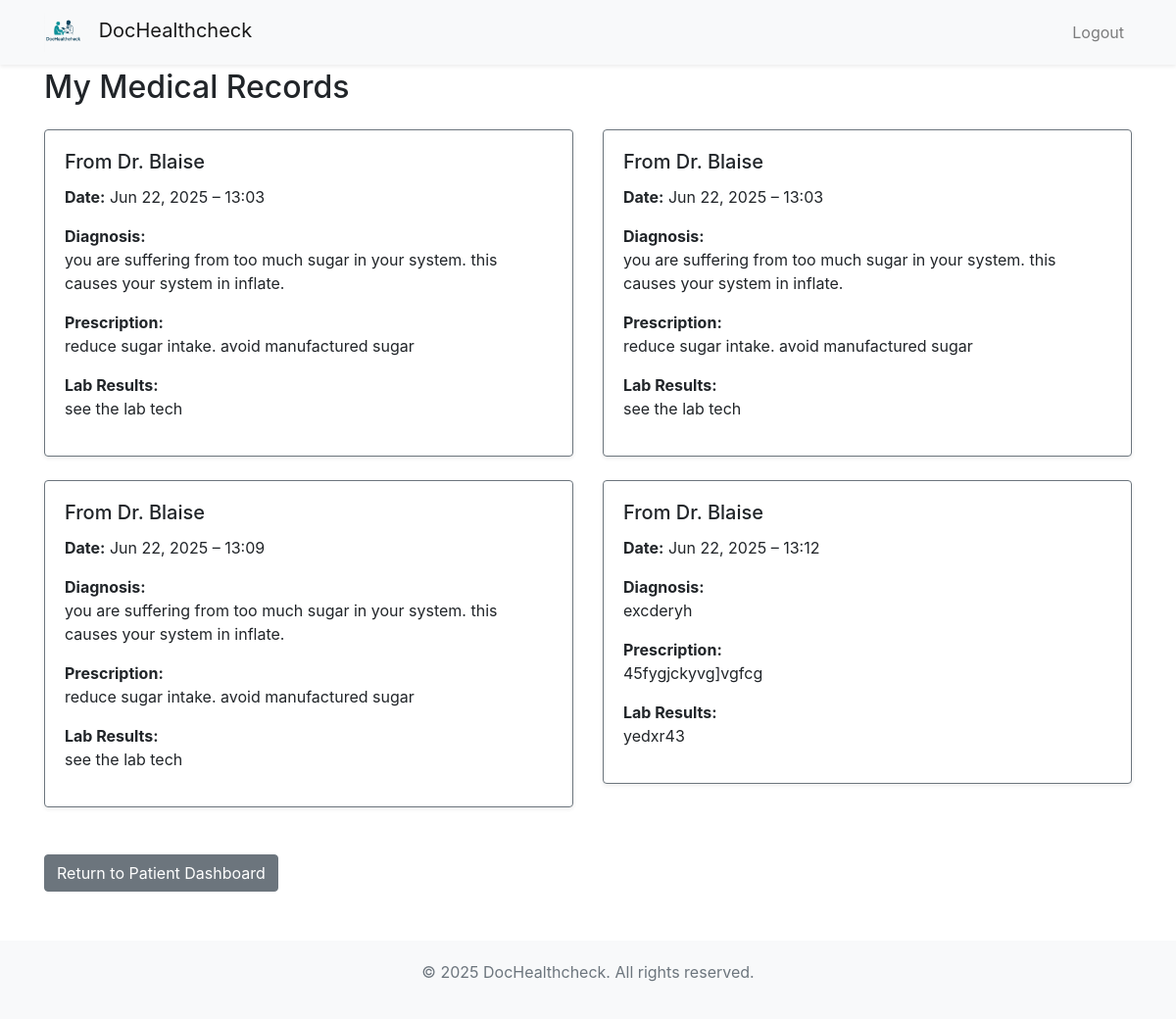
Screenshot of /my-records/ (signed in) with the database file from the repository.
### MHCapp/models.py (models this page shows, shortened)
class MedicalRecord(models.Model):
    patient = models.ForeignKey(Patient, on_delete=models.CASCADE)
    doctor = models.ForeignKey(Doctor, on_delete=models.CASCADE)
    diagnosis = models.TextField()
    prescription = models.TextField()
    lab_results = models.TextField()
    created_at = models.DateTimeField(auto_now_add=True)
    class Meta:
        permissions = [
            ("can_add_record", "Can add medical record"),
            ("can_view_record", "Can view medical record"),
        ]

class Doctor(models.Model):
    user = models.OneToOneField(User, on_delete=models.CASCADE)
    specialization = models.CharField(max_length=100)

class User(AbstractUser):
    is_patient = models.BooleanField(default=False)
    is_doctor = models.BooleanField(default=False)

### MHCapp/views.py (the view)
# urls.py: path('my-records/', views.patient_medical_records, name='patient_medical_records'),  # Patient view
@login_required
def patient_medical_records(request):
    if not request.user.is_patient:
        return redirect('home')
    patient = get_object_or_404(Patient, user=request.user)
    records = MedicalRecord.objects.filter(patient=patient)
    return render(request, 'MHCapp/my_records.html', {'records': records})

### MHCapp/templates/MHCapp/my_records.html
{% extends 'MHCapp/base.html' %}
{% block content %}
{% load widget_tweaks %}
<h2 class="mb-4">My Medical Records</h2>
{% if records %}
  <div class="row">
    {% for record in records %}
      <div class="col-md-6 mb-4">
        <div class="card border-secondary shadow-sm">
          <div class="card-body">
            <h5 class="card-title">From Dr. {{ record.doctor.user.username|capfirst }}</h5>
            <p><strong>Date:</strong> {{ record.created_at|date:"M d, Y – H:i" }}</p>
            <p><strong>Diagnosis:</strong><br>{{ record.diagnosis }}</p>
            <p><strong>Prescription:</strong><br>{{ record.prescription }}</p>
            <p><strong>Lab Results:</strong><br>{{ record.lab_results }}</p>
          </div>
        </div>
      </div>
    {% endfor %}
  </div>
{% else %}
  <p class="text-muted">No medical records available at this time.</p>
{% endif %}
{% if user.is_authenticated %}
  {% if user.doctor %}
    <a href="{% url 'doctor_dashboard' %}" class="btn btn-secondary mt-4">Return to Doctor Dashboard</a>
  {% elif user.patient %}
    <a href="{% url 'patient_dashboard' %}" class="btn btn-secondary mt-4">Return to Patient Dashboard</a>
  {% endif %}
{% endif %}
{% endblock %}

### MHCapp/templates/MHCapp/base.html (shortened to what this page needs)
{% load static %}
<!DOCTYPE html>
<html lang="en">
<head>
  <link rel="stylesheet" href="https://stackpath.bootstrapcdn.com/bootstrap/4.5.0/css/bootstrap.min.css">
</head>
<body>
  <nav class="navbar navbar-expand-lg navbar-light bg-light fixed-top shadow-sm">
    <div class="container">
      <a class="navbar-brand" href="{% url 'home' %}">
        <img src="{% static 'MHCapp/logo.png' %}" alt="DocHealthcheck Logo">
        DocHealthcheck
      </a>
      <div class="collapse navbar-collapse" id="navbarNav">
        <ul class="navbar-nav ml-auto">
          {% if user.is_authenticated %}
            <li class="nav-item">
              <a class="nav-link" href="{% url 'logout' %}">Logout</a>
            </li>
          {% else %}
            <li class="nav-item">
              <a class="nav-link" href="{% url 'login' %}">Login</a>
            </li>
          {% endif %}
        </ul>
      </div>
    </div>
  </nav>
  <div class="container">
    {% block content %}{% endblock %}
  </div>
  <footer>
    <p class="text-muted">© 2025 DocHealthcheck. All rights reserved.</p>
  </footer>
</body>
</html>

### MHCapp/templates/MHCapp/base.html (style rules this page uses)
body { padding-top: 70px; }
footer { margin-top: 50px; padding: 20px 0; background-color: #f8f9fa; text-align: center; }
.navbar-brand img { max-height: 40px; margin-right: 10px; }

### rows the page displays
MedicalRecord: doctor.user.username "Blaise", created_at "Jun 22, 2025 – 13:03", diagnosis "you are suffering from too much sugar in your system. this causes your system in inflate.", prescription "reduce sugar intake. avoid manufactured sugar", lab_results "see the lab tech"
MedicalRecord: doctor.user.username "Blaise", created_at "Jun 22, 2025 – 13:03", diagnosis "you are suffering from too much sugar in your system. this causes your system in inflate.", prescription "reduce sugar intake. avoid manufactured sugar", lab_results "see the lab tech"
MedicalRecord: doctor.user.username "Blaise", created_at "Jun 22, 2025 – 13:09", diagnosis "you are suffering from too much sugar in your system. this causes your system in inflate.", prescription "reduce sugar intake. avoid manufactured sugar", lab_results "see the lab tech"
MedicalRecord: doctor.user.username "Blaise", created_at "Jun 22, 2025 – 13:12", diagnosis "excderyh", prescription "45fygjckyvg]vgfcg", lab_results "yedxr43"
